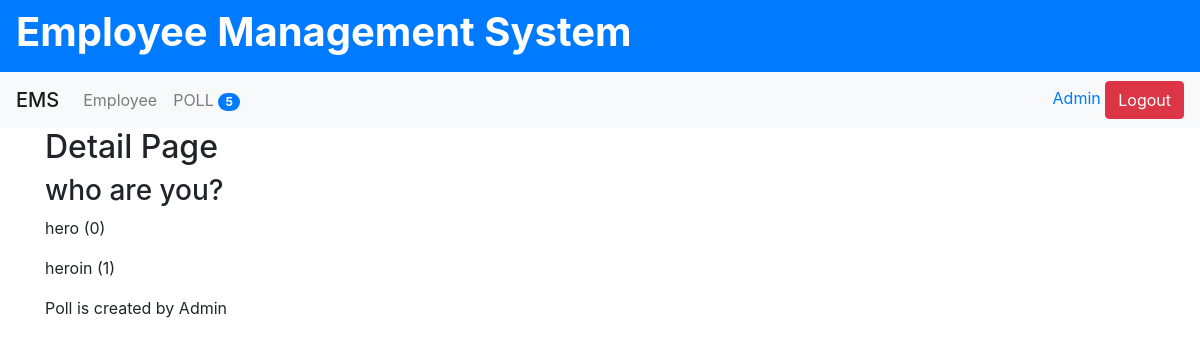
The page /polls/3/details/ (signed in) on the database its author committed.
### poll/models.py (models this page shows, shortened)
class Question(models.Model):
    title = models.TextField(null= True, blank= True)
    status = models.CharField( default='inactive' , max_length= 20)
    created_by = models.ForeignKey(User, null= True, blank=True, on_delete= models.CASCADE)
    start_date = models.DateTimeField(null=True, blank=True)
    end_date = models.DateTimeField( null=True, blank=True)
    created_at = models.DateTimeField(auto_now_add= True)
    updated_at = models.DateTimeField(auto_now= True)
    @property
    def choices(self):
        return self.choice_set.all()

class Choice(models.Model):
    question = models.ForeignKey('poll.Question', on_delete=models.CASCADE)
    text = models.TextField(null=True, blank=True)
    created_at = models.DateTimeField(auto_now_add=True)
    updated_at = models.DateTimeField(auto_now=True)
    @property
    def votes(self):
        return self.answer_set.count()

### poll/views.py (the view)
# urls.py: path('<int:id>/details/', detail, name="poll_details"),
@login_required(login_url="/login/")
def detail(request, id = None):
    context = {}
    try:
        question = Question.objects.get(id=id)
    except:
        raise Http404
    context['question'] = question
    return render(request, 'polls/detail.html', context)

### poll/context_processor.py (called while the page is built)
def polls_count(request):
    count = Question.objects.count()
    print(" Polls count - " , count)
    return { "polls_count": count }

### poll/templatetags/poll_extras.py (called while the page is built)
def upper(value,n):
    return value.upper()[0:n]

### EmsProject/templates/polls/detail.html
{% extends 'base.html' %}
{% block content %}
    <h2>Detail Page </h2>
    <h3>{{ question.title }}</h3>
    {% for choice in question.choices %}
        <p> {{ choice.text }} ({{ choice.votes }}) </p>
    {% empty %}
        <p>There is no choice available for this question.</p>
    {% endfor %}
    <p>Poll is created by {{ question.created_by.first_name }}</p>
{% endblock content %}

### EmsProject/templates/base.html (shortened to what this page needs)
{% load static %}
<!DOCTYPE html>
<html lang="en">
    <head>
        <link rel="stylesheet" href="https://maxcdn.bootstrapcdn.com/bootstrap/4.0.0/css/bootstrap.min.css">
        <link rel="stylesheet" href="{% static 'css/custom.css' %}">
    </head>
    <body>
        <nav class="navbar navbar-dark bg-primary">
            <h1 style="color: white; font-weight: bold">  Employee Management System </h1>
        </nav>
        {% include 'header.html' %}
        <div class="container">
            {% block content %}
            {% endblock content %}
        </div>
    </body>
</html>

### EmsProject/templates/header.html (shortened to what this page needs)
{% load poll_extras %}
<div class="navbar navbar-expand-lg navbar-light bg-light">
    <span class="navbar-brand mb-0 h1">EMS</span>
    <div class="collapse navbar-collapse" id = "navbarNav">
        <ul class="navbar-nav">
            <li class="nav-item">
                <a class="nav-link" href="{% url 'employee_list' %}">
                    {{"employee" | capfirst}}
                </a>
            </li>
            <li class="nav-item">
                <a class="nav-link" href="{% url 'polls_list' %}">
                    {{ 'Polls' | upper:4 }}
                    <span class="badge badge-primary badge-pill">{{polls_count}}</span>
                </a>
            </li>
        </ul>
    </div>
    <div class="text-right">
        {% if user %}
        <form method="POST" action="/logout/">
            <a href="{% url 'my_profile' %}">
                <span class="mr-dm-2">{{ request.user.first_name }} </span>
            </a>
                <input type="submit" class="btn btn-danger" value="Logout">
        </form>
        {% endif %}
    </div>
</div>

### EmsProject/static/css/custom.css (style rules this page uses)
nav { font-size: 50px; }

### rows shown on the page
Question: title "who are you?", created_by.first_name "Admin"
Choice: text "hero", votes "0"
Choice: text "heroin", votes "1"

### other values the page prints
{{ "employee" | capfirst }} "Employee"
{{ 'Polls' | upper:4 }} "POLL"
{{ polls_count }} "5"
{{ request.user.first_name }} "Admin"
